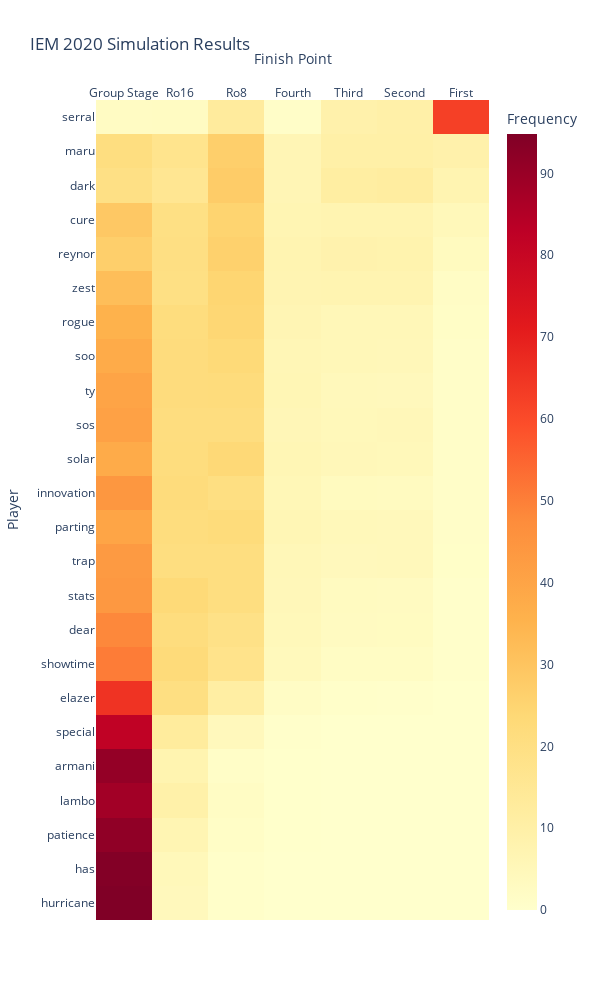

This figure's notebook cell:
### Code cell
fig = go.Figure(
    data=go.Heatmap(
        z=iem2020_perc.iloc[:,1:].to_numpy(),
        x=['Group Stage', 'Ro16', 'Ro8', 'Fourth', 'Third', 'Second', 'First'],
        y=list(iem2020_perc['player']),
        hoverongaps=False,
        colorbar={'title': 'Frequency', 'outlinecolor': 'navy'},
        colorscale='YlOrRd')
)
fig.update_xaxes(side='top')

fig.update_layout(
    title = 'IEM 2020 Simulation Results',
    yaxis=dict(visible=True, autorange='reversed'),
    autosize=False,
    width=600,
    height=1000,
    xaxis_title = 'Finish Point',
    yaxis_title = 'Player',
    coloraxis_colorbar = dict(
        title='Frequency'
    )
)

fig.show()

### Figure 1 — Plotly figure (JSON) as saved in the notebook; plotly's stock layout.template omitted (floating-point values rounded to 4 significant figures; data arrays with more than 128 entries replaced by an {"elided": "..."} marker saying what was removed)
{"data": [{"colorbar": {"outlinecolor": "navy", "title": {"text": "Frequency"}}, "colorscale": [[0, "rgb(255,255,204)"], [0.125, "rgb(255,237,160)"], [0.25, "rgb(254,217,118)"], [0.375, "rgb(254,178,76)"], [0.5, "rgb(253,141,60)"], [0.625, "rgb(252,78,42)"], [0.75, "rgb(227,26,28)"], [0.875, "rgb(189,0,38)"], [1, "rgb(128,0,38)"]], "hoverongaps": false, "type": "heatmap", "x": ["Group Stage", "Ro16", "Ro8", "Fourth", "Third", "Second", "First"], "y": ["serral", "maru", "dark", "cure", "reynor", "zest", "rogue", "soo", "ty", "sos", "solar", "innovation", "parting", "trap", "stats", "dear", "showtime", "elazer", "special", "armani", "lambo", "patience", "has", "hurricane"], "z": {"elided": "24x7 float values"}}], "layout": {"autosize": false, "coloraxis": {"colorbar": {"title": {"text": "Frequency"}}}, "height": 1000, "title": {"text": "IEM 2020 Simulation Results"}, "width": 600, "xaxis": {"side": "top", "title": {"text": "Finish Point"}}, "yaxis": {"autorange": "reversed", "title": {"text": "Player"}, "visible": true}}}
